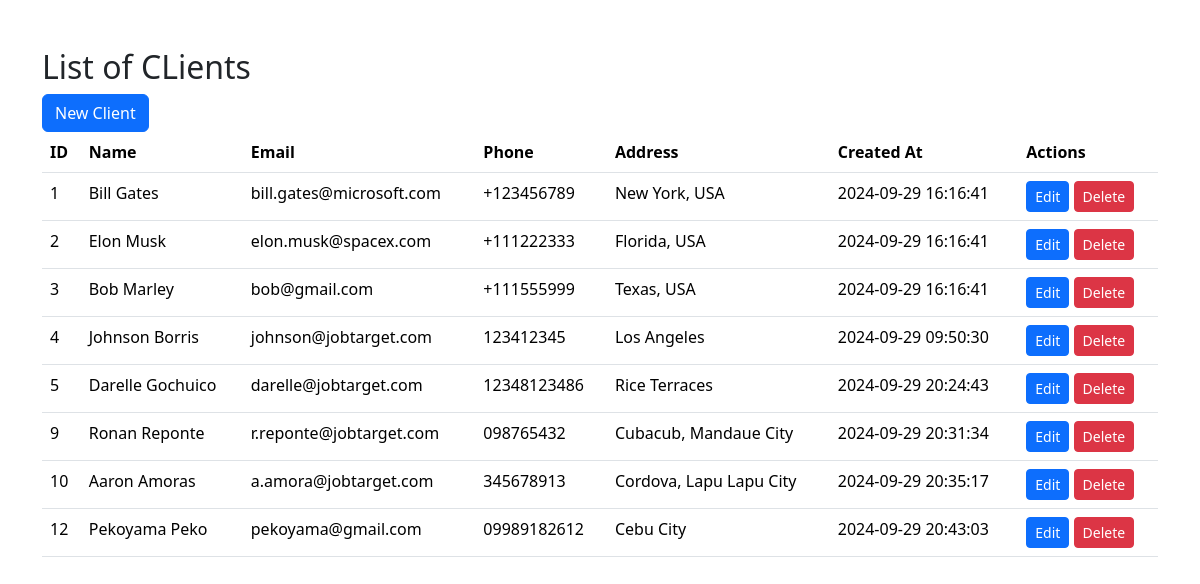
The page / on the database its author committed.
### tables this page shows
CREATE TABLE `clients` (
  `id` int(11) NOT NULL,
  `name` varchar(100) NOT NULL,
  `email` varchar(100) NOT NULL,
  `phone` varchar(20) DEFAULT NULL,
  `address` varchar(200) DEFAULT NULL,
  `created_at` datetime NOT NULL DEFAULT current_timestamp()
);

### index.php (the view, shortened to what this page needs)
<!DOCTYPE html>
<html lang="en">
<head>
  <link rel="stylesheet" href="https://cdn.jsdelivr.net/npm/bootstrap@5.3.3/dist/css/bootstrap.min.css">
</head>
<body>
  <div class="container my-5">
    <h2>List of CLients</h2>
    <a class="btn btn-primary" href="/test/event-registry-system/create.php" role="button">New Client</a>
    <br>
    <table class="table">
      <thead>
        <tr>
          <th>ID</th>
          <th>Name</th>
          <th>Email</th>
          <th>Phone</th>
          <th>Address</th>
          <th>Created At</th>
          <th>Actions</th>
        </tr>
      </thead>
      <tbody>
        <?php
          include 'db_connection.php';
          $sql = "SELECT * FROM clients";
          $result = $connection->query($sql);
          while($row = $result->fetch_assoc()) {
            echo "
              <tr>
                <td>$row[id]</td>
                <td>$row[name]</td>
                <td>$row[email]</td>
                <td>$row[phone]</td>
                <td>$row[address]</td>
                <td>$row[created_at]</td>
                <td>
                  <a class= 'btn btn-primary btn-sm' href='/test/event-registry-system/edit.php?id=$row[id]'>Edit</a>
                  <a class= 'btn btn-danger btn-sm' href='/test/event-registry-system/delete.php?id=$row[id]'>Delete</a>
                </td>
              </tr>
            ";
          }
        ?>
      </tbody>
    </table>
  </div>
</body>
</html>

### rows shown on the page
clients: id "1", name "Bill Gates", email "bill.gates@microsoft.com", phone "+123456789", address "New York, USA", created_at "2024-09-29 16:16:41"
clients: id "2", name "Elon Musk", email "elon.musk@spacex.com", phone "+111222333", address "Florida, USA", created_at "2024-09-29 16:16:41"
clients: id "3", name "Bob Marley", email "bob@gmail.com", phone "+111555999", address "Texas, USA", created_at "2024-09-29 16:16:41"
clients: id "4", name "Johnson Borris", email "johnson@jobtarget.com", phone "123412345", address "Los Angeles", created_at "2024-09-29 09:50:30"
clients: id "5", name "Darelle Gochuico", email "darelle@jobtarget.com", phone "12348123486", address "Rice Terraces", created_at "2024-09-29 20:24:43"
clients: id "9", name "Ronan Reponte", email "r.reponte@jobtarget.com", phone "098765432", address "Cubacub, Mandaue City", created_at "2024-09-29 20:31:34"
clients: id "10", name "Aaron Amoras", email "a.amora@jobtarget.com", phone "345678913", address "Cordova, Lapu Lapu City", created_at "2024-09-29 20:35:17"
clients: id "12", name "Pekoyama Peko", email "pekoyama@gmail.com", phone "09989182612", address "Cebu City", created_at "2024-09-29 20:43:03"
